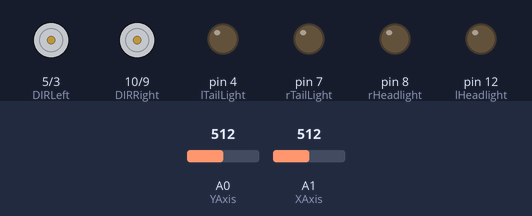
The sketch below on a simulated Arduino Uno, built with avr-gcc and run on an emulated ATmega328P. Shown: direction and speed pins drawn as motors (green arrow = direction pin HIGH = forward, orange = LOW = backward, longer = more drive), output pins drawn as LEDs (lit = HIGH). Dashed ring = blinking. Inputs (shaded band) come from the test bench; at power-on: A0 (YAxis) = 512, A1 (XAxis) = 512. What the sketch prints to the serial monitor is not drawn.

Above: at 1.2 s.
1.3 s: A0 (YAxis) set to 497
4.3 s: A0 (YAxis) set to 467
At 4.45 s:
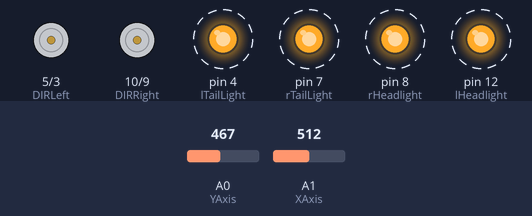
7.3 s: A1 (XAxis) set to 528
10.3 s: A1 (XAxis) set to 549
At 10.78 s:
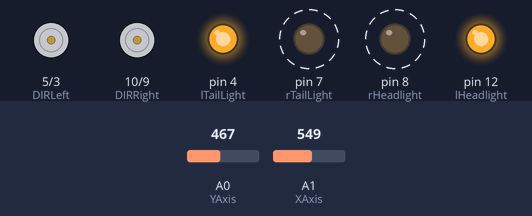
13.3 s: A0 (YAxis) set to 306
At 13.5 s:
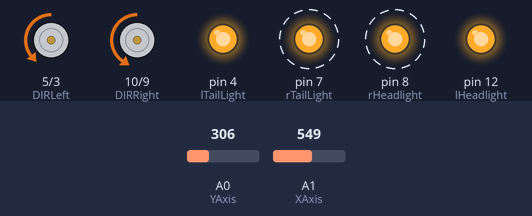
16.3 s: A1 (XAxis) set to 122
At 17.11 s:
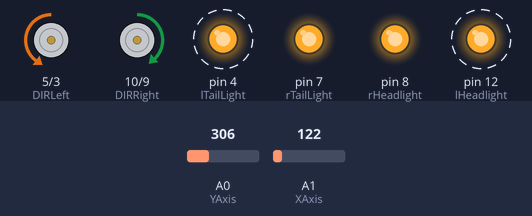
Timing chart, 0 to 20.3 s (numbered marks = the images above; inputs shaded):
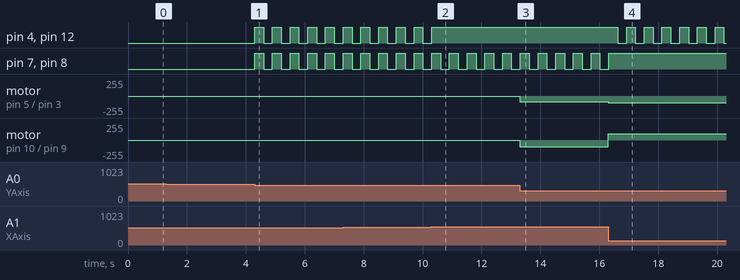

The sketch:

Saddle_Main_V2.ino
```cpp
/*
 * The Saddle Main V2
 * 2022.2.21
 * The Saloon
 * Alex Lamey
 * Eric Suszerk
 * J.D. Herlehy
 * Octavio Daiz
 * Main Body of Code For the Saddle
 * +Lights 2022.2.21
 */

#define PWMLeft 3
#define PWMRight 9
#define DIRLeft 5
#define DIRRight 10
#define XAxis A1
#define YAxis A0

/*Define Signal Pins for the transistors on the headlights*/
#define lTailLight 4
#define rTailLight 7
#define rHeadlight 8
#define lHeadlight 12

//DEADZONE
#define DEADZONE 15

//Blink Interval, The time the lights are off for milliseconds
#define BLINK_INTERVAL 300

//Extra Vars Getting Defined
volatile int joyX;
volatile int joyXInvert;
volatile int joyY;
volatile int V;
volatile int W;
volatile int rightMotor;
volatile int leftMotor;
volatile int rightMotorD;
volatile int leftMotorD;

/*define times*/
volatile unsigned long currentTime;
volatile unsigned long prevTime = 0;

//declare the status of LEDS
char LTailStat = 0;
char RTailStat = 0;
char LHeadStat = 0;
char RHeadStat = 0;

void setup() {
  Serial.begin(115200); //will be deleted after debugging is no longer needed

  //set up for motor controllers direction
  pinMode(OUTPUT, DIRLeft);
  pinMode(OUTPUT, DIRRight);

  //set up for axis
  pinMode(INPUT, XAxis);
  pinMode(INPUT, YAxis);

  pinMode(lTailLight, OUTPUT);
  pinMode(rTailLight, OUTPUT);
  pinMode(rHeadlight, OUTPUT);
  pinMode(lHeadlight, OUTPUT);

}

void loop() {

  //**DEBUG**//
  Serial.print(leftMotor);
  Serial.print(" ");
  Serial.print(rightMotor);
  Serial.print("**  **");
  Serial.print(joyX);
  Serial.print(" ");
  Serial.print(joyY);
  Serial.print("** **");
  Serial.print(leftMotorD);
  Serial.print(" ");
  Serial.println(rightMotorD);

  //Get X and Y from the Joystick, do whatever scaling and calibrating you need to do based on your hardware.
  //Invert X

  //The input range and/or output range might need to be adjusted for range of stick movement + deadzone
  joyX = map(analogRead(XAxis), 0, 1023, -255, 255);
  joyXInvert = -joyX;

  joyY = map(analogRead(YAxis), 0, 1023, -255, 255);

  //Calculate R+L (Call it V): V =(100-ABS(X)) * (Y/100) + Y
  V = ((100 - abs(joyXInvert)) * (joyY / 100)) + joyY;

  //Calculate R-L (Call it W): W= (100-ABS(Y)) * (X/100) + X
  W = ((100 - abs(joyY)) * (joyXInvert / 100)) + joyXInvert;

  //Calculate R: R = (V+W) /2
  rightMotor = (V + W) / 2;

  //Calculate L: L= (V-W)/2
  leftMotor = (V - W) / 2;

  //The left and right motor may need to be scaled to get the proper power lvls out
  //eg. 5 doesn't make the motor move but 15 does. ^^ all percents ^
  //need a number to scale for pwm duty cycle and a direction for the motors
  //duty cycle comes from the abs value then scale the 0-100 to 0-255 (8 bit res)
  //direction comes from the sign of the value out (+ forward; - reverse)

  if(leftMotor > 0){
    leftMotorD = 255;
  } else {
    leftMotorD = 0;
  }

  if(rightMotor > 0){
    rightMotorD = 255;
  } else {
    rightMotorD = 0;
  }

  if((abs(leftMotor) >= DEADZONE) && (abs(rightMotor) >= DEADZONE)){
    analogWrite(DIRLeft, leftMotorD);
    analogWrite(DIRRight, rightMotorD);
    analogWrite(PWMLeft, abs(leftMotor));
    analogWrite(PWMRight, abs(rightMotor));
  } else {
    analogWrite(PWMLeft, 0);
    analogWrite(PWMRight, 0);
  }

  //******************* LIGHTS **************//

  //have to play around with these values to set the angle to the boundaries of the angles

  /*############TURN SIGNALS##############*/

  /*DEADZONE                This section is applied whenever the X and Y potentiometer are centered*/
  if (abs(joyX) < DEADZONE && abs(joyY) < DEADZONE) { //if the joystick is centered
    digitalWrite(lTailLight, LOW); //no lights
    digitalWrite(rTailLight, LOW); //no lights
    digitalWrite(lHeadlight, LOW); //no lights
    digitalWrite(rHeadlight, LOW); //no lights
  }

  /*      FORWARD           This section is applied whenever the Y potentiometer is tilted forwards */
  if (joyY >= DEADZONE) { //if joystick is tilted fwds
    currentTime = millis(); //take current time
    if ((currentTime - prevTime) >= BLINK_INTERVAL){ //check previous time to enter loop and effect current state of light
      prevTime = currentTime; //set the last time lights got turned off (somewhat arbitrary variable to make the lights blink

      LTailStat = (LTailStat == 0) ? 1 : 0;
      RTailStat = (RTailStat == 0) ? 1 : 0;
      LHeadStat = (LHeadStat == 0) ? 1 : 0;
      RHeadStat = (RHeadStat == 0) ? 1 : 0;

      if (joyX >= DEADZONE) { //if turning right
        digitalWrite(lTailLight, LOW);  //left off
        digitalWrite(lHeadlight, LOW);  //left off
        digitalWrite(rTailLight, RTailStat); //right on
        digitalWrite(rHeadlight, RHeadStat); //right on
      }
      if (joyX <= -DEADZONE) { //if turning left
        digitalWrite(lTailLight, LTailStat); //left on
        digitalWrite(lHeadlight, LHeadStat); //left on
        digitalWrite(rTailLight, LOW);  //right off
        digitalWrite(rHeadlight, LOW);  //right off
      }
    }
  }//END OF FORWARD SECTION

 /*     REVERSE This section is applied whenever the Y potentiometer is tilted backwards*/
  if (joyY <= -DEADZONE) { //if joystick is tilted backwards
    currentTime = millis(); //take current time
    if (currentTime - prevTime >= BLINK_INTERVAL){//check previous time to enter loop and effect current state of light
      prevTime = currentTime; //set the last time lights got turned off (somewhat arbitrary variable to make the lights blink)

      LTailStat = (LTailStat == 0) ? 1 : 0;
      RTailStat = (RTailStat == 0) ? 1 : 0;
      LHeadStat = (LHeadStat == 0) ? 1 : 0;
      RHeadStat = (RHeadStat == 0) ? 1 : 0;

      if (joyX >= DEADZONE) { //if saddle is backing up right
        digitalWrite(lTailLight, HIGH); //left on
        digitalWrite(lHeadlight, HIGH); //left on
        digitalWrite(rTailLight, RTailStat);  //right off
        digitalWrite(rHeadlight, RTailStat);  //right off
      } else if (joyX <= -DEADZONE) { //if saddle is backing up left
        digitalWrite(lTailLight, LTailStat);  //left off
        digitalWrite(lHeadlight, LHeadStat);  //left off
        digitalWrite(rTailLight, HIGH); //right on
        digitalWrite(rHeadlight, HIGH); //right off
      } else {
        digitalWrite(lTailLight, LTailStat); //left on
        digitalWrite(lHeadlight, LHeadStat); //left low
        digitalWrite(rTailLight, RTailStat); //right on
        digitalWrite(rHeadlight, RHeadStat); //right on
      }
    }
  }//END OF REVERSE SECTION
  //END OF LIGHTS
}//END OF LOOP
```

Measured:
- the behaviour switches between 484 and 483 on A0 (YAxis) (found by bisection; images 0 and 1)
- the behaviour switches between 541 and 542 on A1 (XAxis) (found by bisection; images 1 and 2)
- after the input at 4.3 s, pin 4 (lTailLight), pin 7 (rTailLight), pin 8 (rHeadlight), pin 12 (lHeadlight): alternates HIGH for 0.30 s and LOW for 0.30 s, starting at once
- after the input at 10.3 s, pin 4 (lTailLight), pin 12 (lHeadlight): goes on until 10.3 s, then stays HIGH
- after the input at 13.3 s, motor on pin 5 (DIRLeft) / pin 3 (PWMLeft): stopped → backward 83/255 at once; motor on pin 10 (DIRRight) / pin 9 (PWMRight): stopped → backward 101/255 at once
- after the input at 16.3 s, pin 4 (lTailLight): alternates HIGH for 0.30 s and LOW for 0.30 s, starting after 0.32 s; pin 7 (rTailLight): goes on until 16.3 s, then stays HIGH
